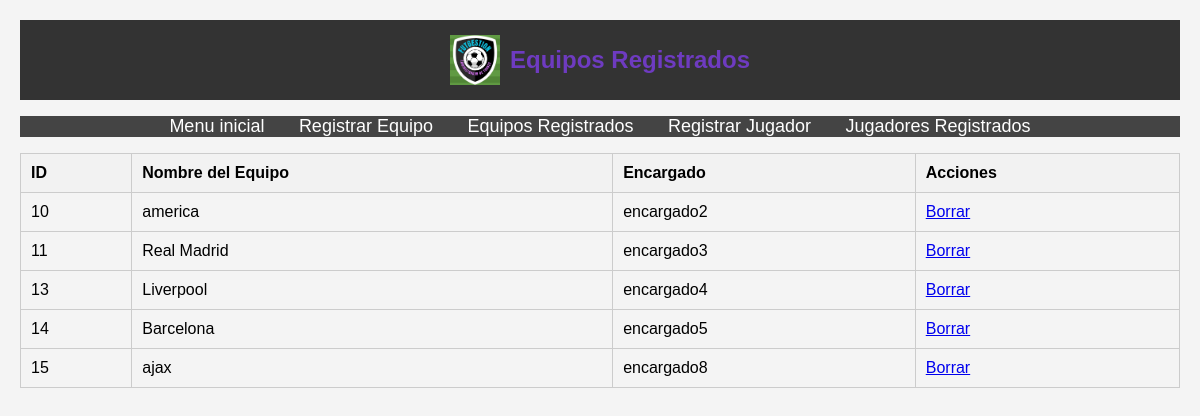
The page /equipos_registrados.php on the database its author committed.
### tables this page shows
CREATE TABLE `equipos` (
  `id` int(11) NOT NULL,
  `nombre_equipo` varchar(255) DEFAULT NULL,
  `encargado` varchar(255) DEFAULT NULL
);

### equipos_registrados.php (the view, shortened to what this page needs)
<?php include('conexion.php'); ?>
<!DOCTYPE html>
<html lang="es">
<head>
    <link rel="stylesheet" href="estilos.css">
</head>
<body>
    <header>
        <img src="logo.jpeg" alt="Logo" id="logo">
        <h1>Equipos Registrados</h1>
    </header>
    <nav>
        <ul>
            <li><a href="index.php">Menu inicial</a></li>
            <li><a href="registro_equipo.php">Registrar Equipo</a></li>
            <li><a href="equipos_registrados.php">Equipos Registrados</a></li>
            <li><a href="registro_jugador.php">Registrar Jugador</a></li>
            <li><a href="jugadores_registrados.php">Jugadores Registrados</a></li>
        </ul>
    </nav>
    <table>
        <tr>
            <th>ID</th>
            <th>Nombre del Equipo</th>
            <th>Encargado</th>
            <th>Acciones</th>
        </tr>
        <?php
        $result = $conexion->query("SELECT * FROM equipos");
        while ($row = $result->fetch_assoc()) {
            echo "<tr>";
            echo "<td>" . $row['id'] . "</td>";
            echo "<td>" . $row['nombre_equipo'] . "</td>";
            echo "<td>" . $row['encargado'] . "</td>";
            echo "<td><a href='borrar_equipo.php?id=" . $row['id'] . "'>Borrar</a></td>";
            echo "</tr>";
        }
        ?>
    </table>
</body>
</html>

### estilos.css (style rules this page uses)
body { font-family: Arial, sans-serif; margin: 0; padding: 0; background-color: #f4f4f4; }
header { background-color: #333; color: white; padding: 10px; text-align: center; display: flex; justify-content: center; align-items: center; }
header img { width: 50px; height: 50px; margin-right: 10px; }
h1 { font-size: 24px; }
nav { background-color: #444; }
nav ul { list-style: none; padding: 0; text-align: center; }
nav ul li { display: inline; margin: 0 15px; }
nav ul li a { color: white; text-decoration: none; font-size: 18px; }
body { font-family: Arial, sans-serif; background-color: #f4f4f4; margin: 0; padding: 20px; }
h1, h2 { color: #6e3bc0; }
table { width: 100%; border-collapse: collapse; margin-bottom: 20px; }
table, th, td { border: 1px solid #ccc; }
th, td { padding: 10px; text-align: left; }
th { background-color: #f2f2f2; }

### rows shown on the page
equipos: id "10", nombre_equipo "america", encargado "encargado2"
equipos: id "11", nombre_equipo "Real Madrid", encargado "encargado3"
equipos: id "13", nombre_equipo "Liverpool", encargado "encargado4"
equipos: id "14", nombre_equipo "Barcelona", encargado "encargado5"
equipos: id "15", nombre_equipo "ajax", encargado "encargado8"
